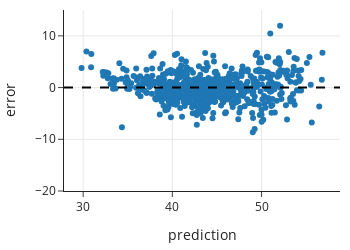

Notebook code for this chart:
### Code cell
fig = px.scatter(x=prediction_7var, y=error_7var,
           labels=dict(x='prediction', y='error'),
           width=350, height=250)

fig.add_hline(0, line_color='black', line_width=2, 
              line_dash='dash', opacity=1)

fig.update_yaxes(range=[-20, 15])

fig.show()

### Figure 1 — Plotly figure (JSON) as saved in the notebook; plotly's stock layout.template omitted (floating-point values rounded to 4 significant figures; data arrays with more than 128 entries replaced by an {"elided": "..."} marker saying what was removed)
{"data": [{"hovertemplate": "prediction=%{x}<br>error=%{y}<extra></extra>", "legendgroup": "", "marker": {"color": "#1F77B4", "symbol": "circle"}, "mode": "markers", "name": "", "orientation": "v", "showlegend": false, "type": "scatter", "x": {"elided": "705 float values"}, "xaxis": "x", "y": {"elided": "705 float values"}, "yaxis": "y"}], "layout": {"height": 250, "legend": {"tracegroupgap": 0}, "shapes": [{"line": {"color": "black", "dash": "dash", "width": 2}, "opacity": 1, "type": "line", "x0": 0, "x1": 1, "xref": "x domain", "y0": 0, "y1": 0, "yref": "y"}], "width": 350, "xaxis": {"anchor": "y", "autorange": true, "domain": [0, 1], "range": [27.85, 58.8], "title": {"text": "prediction"}, "type": "linear"}, "yaxis": {"anchor": "x", "domain": [0, 1], "range": [-20, 15], "title": {"text": "error"}, "type": "linear"}}}
